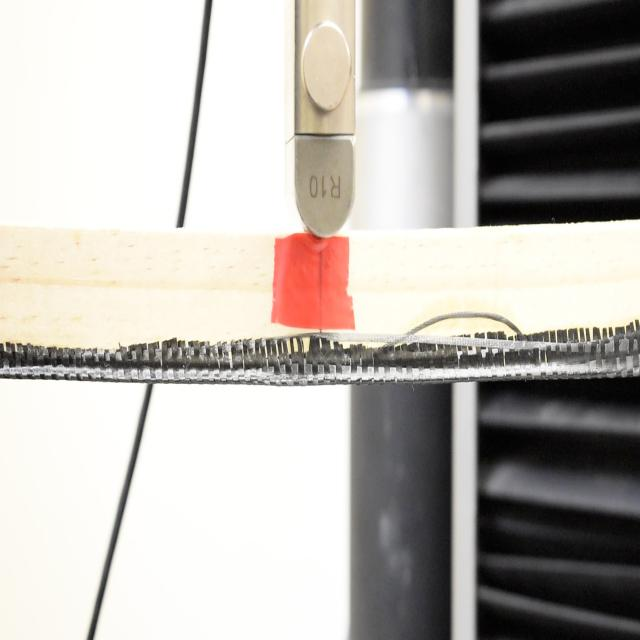
#> input picture codigo_yolo/wood/test/images/DSC_0102_MOV-0024_jpg.rf.97a8e1c1ba56acce51859bd063df70ff.jpg, 640 x 640 px, given in place of DSC_0103.MOV, which was not available
$ python opencv.py
#> lines starting #> are read from the running program, lines starting #| are printed output that depends on the picture; after the words box and inside, x2 and y2 are one past the last pixel; in counts of white or black regions, pixels touching at a corner belong together; pictures that were not available may be replaced by others from this repository, and a replacement may not be noted


import cv2
import numpy as np
import matplotlib.pyplot as plt
import time
import pandas as pd
import os
from sklearn.metrics import r2_score

# GLOBAL VARIABLES
LENGTH_PX = 3840
WIDTH_PX = 2160
pixel_traking = []
pixel_mm_ratio = 0.06

# Cambiar nombres a estas variables??
redBajo1 = np.array([0, 100, 20], np.uint8)
redAlto1 = np.array([8, 255, 255], np.uint8)

redBajo2 = np.array([175, 100, 20], np.uint8)
redAlto2 = np.array([179, 255, 255], np.uint8)

# STYLE VARIABLES
font = cv2.FONT_HERSHEY_COMPLEX

# Abrir video
capture = cv2.VideoCapture(
    r'C:\Users\CCTVAL-USM\Desktop\Registros_FlexCam\25_03_2024\DSC_0103.MOV')

if not capture.isOpened():
  print("Cannot open camera")
  exit()

frame_count = 0
cv2.namedWindow("Video Original", cv2.WINDOW_NORMAL)
cv2.resizeWindow("Video Original", 1920, 1080)

while (capture.isOpened()):
    # Capture frame-by-frame
    val_returned, frame = capture.read()
#> frame is the input picture: shape (640, 640, 3); mean B, G, R 173.8, 178.9, 183.1
    if val_returned == True:
        frame = cv2.resize(frame, (LENGTH_PX, WIDTH_PX))
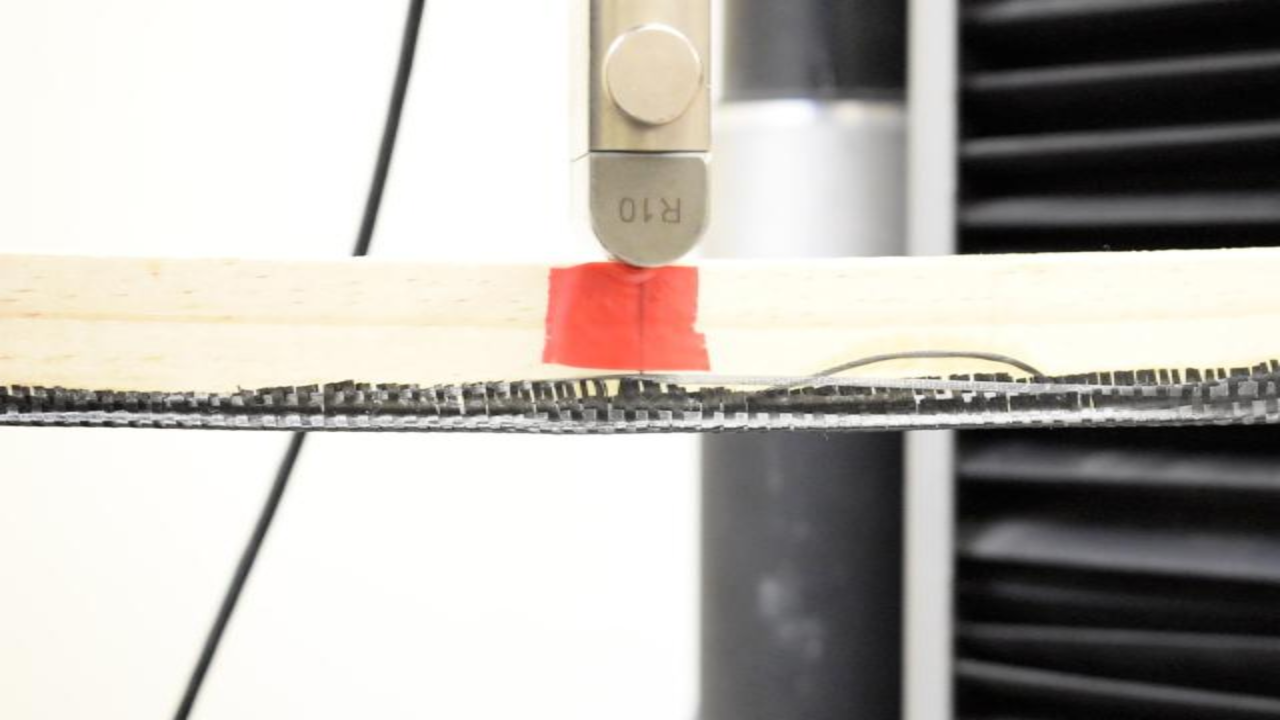
#> frame: shape (2160, 3840, 3) (shown at 1/3 size); mean B, G, R 173.7, 178.9, 183

        # Gaussian para suavisar
        frame = cv2.bilateralFilter(frame, 5, 150, 150)

        # Obtener perfil HSV
        frame_hsv = cv2.cvtColor(frame, cv2.COLOR_BGR2HSV)
#> frame_hsv: shape (2160, 3840, 3); mean H, S, V 35.5, 14.2, 183.4

        # Crear mascara y aplicar máscara de color rojo
        maskRed = cv2.inRange(frame_hsv, redBajo1, redAlto1)
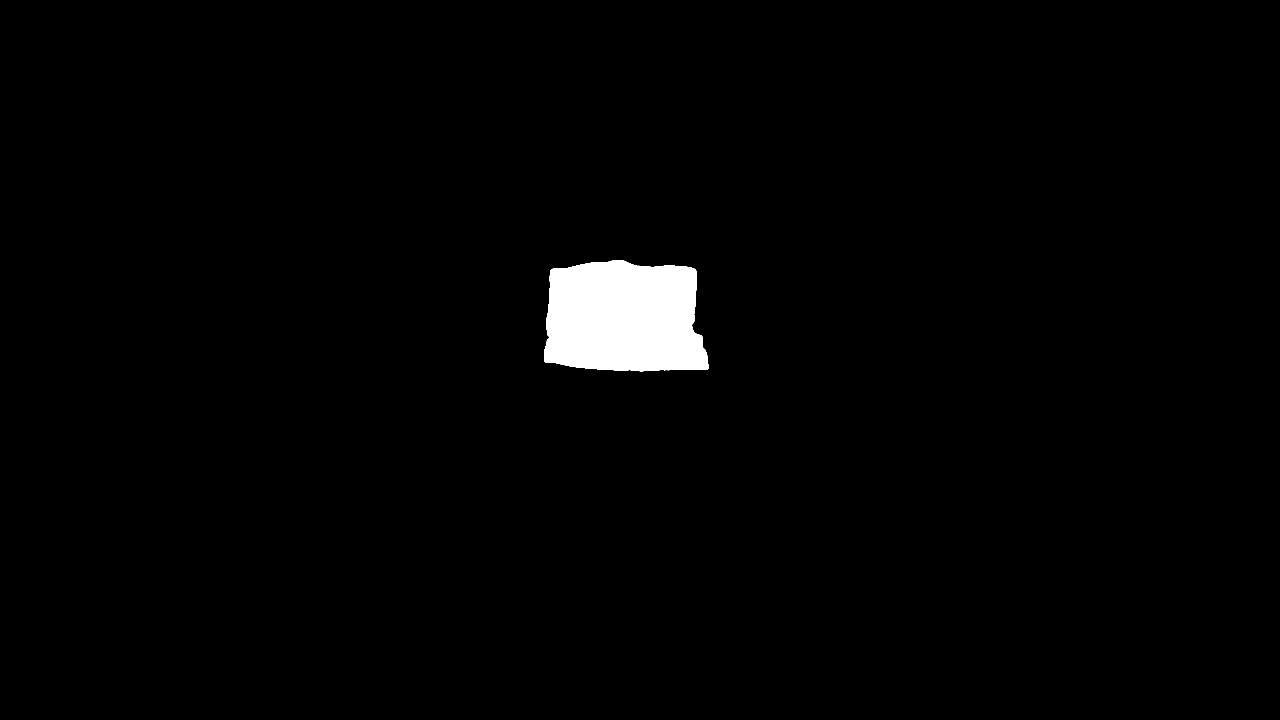
#> maskRed: shape (2160, 3840) (shown at 1/3 size); 1.7% white; 1 white region, box (x1, y1, x2, y2) and area: (1632, 780, 2126, 1115) 140968
        maskRedvis = cv2.bitwise_and(frame, frame, mask=maskRed)

        # Obtener imagen en escala de grises, y aplicar treshold y así queda en ByN nada más
        frame_gray = cv2.cvtColor(maskRedvis, cv2.COLOR_BGR2GRAY)
        frame_binary = cv2.threshold(
            frame_gray, 100, 255, cv2.THRESH_BINARY)[1]
#> frame_binary: shape (2160, 3840); 1.7% white; 1 white region

        # Encontrar contornos de la imagen binaria
        frame_contours, _ = cv2.findContours(
            frame_binary, cv2.RETR_EXTERNAL, cv2.CHAIN_APPROX_SIMPLE)
#> frame_contours = 1 contour; box (x1, y1, x2, y2) and area: (1632, 780, 2126, 1115) 140211

        # Recorrer contornos encontrados, obtener centro de masa y dibujarlo.
        for contour in frame_contours:
          contour_area = cv2.contourArea(contour)
          if contour_area > 500:
            contour_moment = cv2.moments(contour)
            if (contour_moment["m00"] == 0):
              contour_moment["m00"] == 1
            contour_moment_x = int(
                contour_moment['m10'] / contour_moment['m00'])
            contour_moment_y = int(
                contour_moment['m01'] / contour_moment['m00'])
            cv2.circle(frame, (contour_moment_x, contour_moment_y),
                       5, (0, 255, 0), -1)
            new_contour = cv2.convexHull(contour)
            cv2.drawContours(frame, [new_contour], 0, (255, 0, 0), 2)
#> this loop made 1 pass
#> (contour_area, contour_moment_x, contour_moment_y) on pass 1: (140211, 1871, 953)

        # Imprimir el centro de masa
        print(f"Centro de Masa: ({contour_moment_x}, {contour_moment_y})")
#| Centro de Masa: (1871, 953)

        # Agregar pixel del centro de masa y a lista
        pixel_traking.append(contour_moment_y)

        # Mostrar la imagen en la ventana de visualización con una resolución de 1080p
        cv2.imshow("Video Original", cv2.resize(frame, (1920, 1080)))
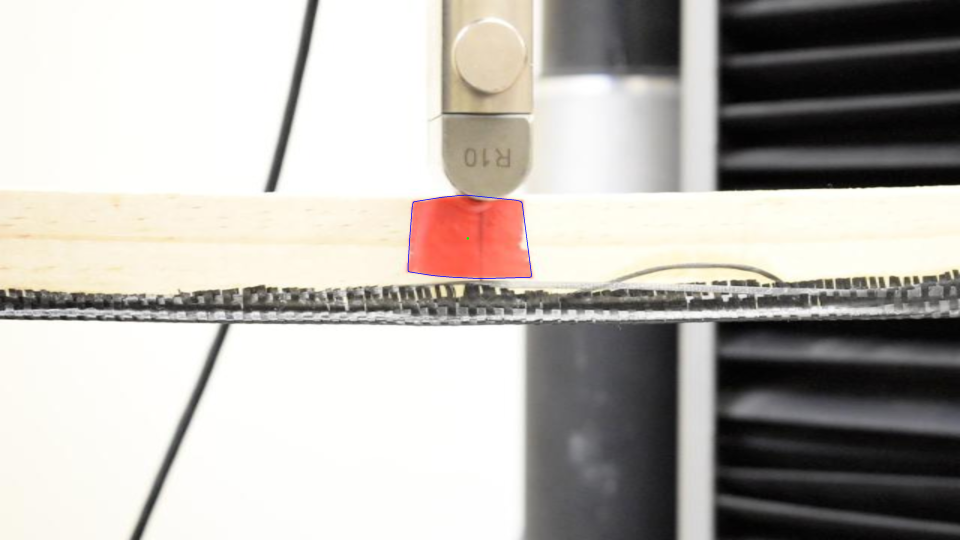
#> window 'Video Original': shape (1080, 1920, 3) (shown at 1/2 size); mean B, G, R 173.9, 178.9, 183

        tecla = cv2.waitKey(1)
#> (key q is pressed here)
        if tecla == ord('q'):
            break
        frame_count += 1
    else:
      break

capture.release()
cv2.destroyAllWindows()

# Obtención de distancia en mm:
pixel_inicial = pixel_traking[0]
#> pixel_inicial = 953
posicion_seguimiento = []

for pixel in pixel_traking:
  posicion_seguimiento.append((pixel-pixel_inicial)*pixel_mm_ratio)
#> this loop made 1 pass
#> pixel on pass 1: 953
#> after the loop, posicion_seguimiento = [0]

deformacion = []
contador_aumento_posicion = 0
posicion_maxima = 0.0000
posicion_actual = 0.0000
posicion_anterior = 0.0000
for index, val in enumerate(posicion_seguimiento):
  if index == 0:
    deformacion.append(val)
  if index > 0:
    posicion_actual = val
    posicion_anterior = posicion_seguimiento[index-1]

    if posicion_actual == posicion_anterior:
      contador_aumento_posicion += 1
    else:
      contador_aumento_posicion = 0

    if (contador_aumento_posicion >= 10) & (posicion_actual >= posicion_maxima):
      posicion_maxima = posicion_actual

    deformacion.append(posicion_maxima)
#> this loop made 1 pass
#> after the loop, deformacion = [0]; posicion_maxima = 0
print(" \n Longitud de arreglo de posición seguimiento:", len(deformacion))
#|  Longitud de arreglo de posición seguimiento: 1

indices_deformacion = np.linspace(
    1, len(deformacion), len(deformacion))  # [0, 1, ... , 14540]
#> indices_deformacion = [1]
print(indices_deformacion)
#| [1.]

indices_deformacion_interpolados = np.linspace(
    1, 7500, 7500)  # [0, 1, ... , 7500]
print(indices_deformacion_interpolados)
deformacion_interpolada = np.interp(
    indices_deformacion_interpolados, indices_deformacion, deformacion)
#> deformacion_interpolada = 7500 values from 0 to 0

plt.plot(indices_deformacion_interpolados, deformacion_interpolada)
plt.show()
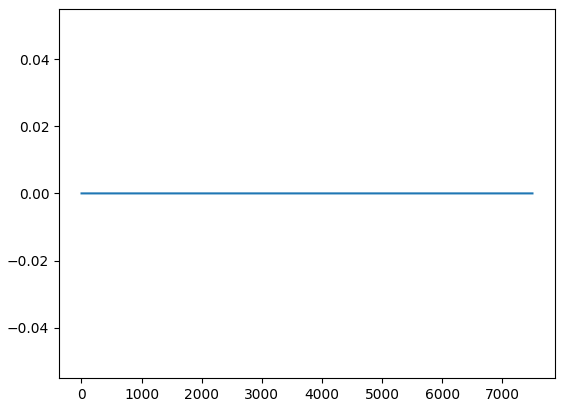
#> figure drawn by matplotlib, 1 panel

# Exportar deformaciones a excel
data = {'Deformación': deformacion}
#> data = {'Deformación': [0]}
df = pd.DataFrame(data)
#> df = table of 1 rows and 1 columns


deformacion = df['Deformación']

cantidad_total = len(df['Deformación'])
#> cantidad_total = 1
print(cantidad_total)
#| 1

# Calcular la media
media = deformacion.mean()
#> media = 0

# Calcular la desviación estándar
desviacion_estandar = deformacion.std()
#> desviacion_estandar = nan

# Calcular el valor máximo
valor_maximo = deformacion.max()
#> valor_maximo = 0


# Imprimir los resultados
print(f"Media: {media:.2f}")
#| Media: 0.00
print(f"Desviación Estándar: {desviacion_estandar:.2f}")
#| Desviación Estándar: nan
print(f"Valor Máximo: {valor_maximo:.2f}")
#| Valor Máximo: 0.00

ruta = 'C:\\Users\\CCTVAL-USM\\Desktop\\Registros_FlexCam\\25_03_2024'
nombre_archivo ='Ensayos Repetidos - 25-03-2024.xlsx'
# Une la ruta y el nombre del archivo
archivo = os.path.join(ruta, nombre_archivo)

# Define la página que deseas seleccionar
pagina = '2CUL100'  # reemplaza con el nombre de la página que deseas seleccionar
# Carga el archivo Excel y selecciona la página
#> (the run stopped early here; a loop or call above may not have finished)
